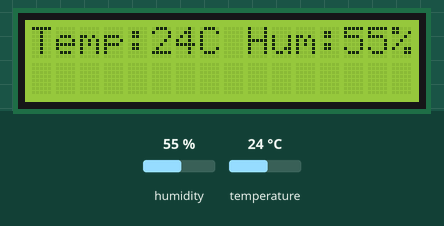
Simulated run of this program. Board: Raspberry Pi (header pin numbers). On the bench: 16×2 character LCD. The inputs (shaded band) are chosen by the test bench; at power-on: humidity 55 %, temperature 24 °C. Library files of the repository ran but are not shown: dht11.py.

Above: at 1.2 s.
1.3 s: humidity set to 22 %
At 7.3 s:
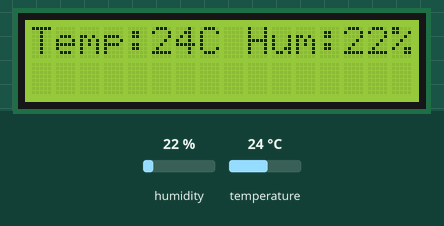
12.7 s: temperature set to 12 °C
At 18.7 s:
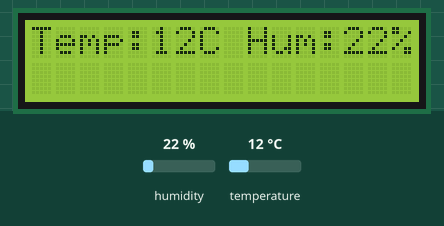
23.9 s: humidity set to 40 %
At 29.0 s:
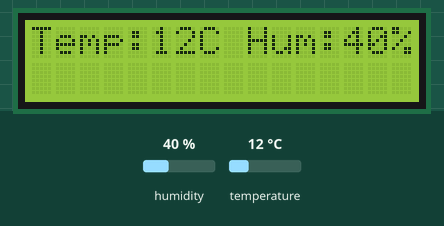
35.0 s: temperature set to 19 °C
At 40.4 s:
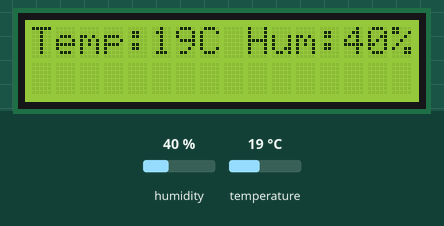
Timing chart, 0 to 41.9 s (numbered marks = the images above; inputs shaded):
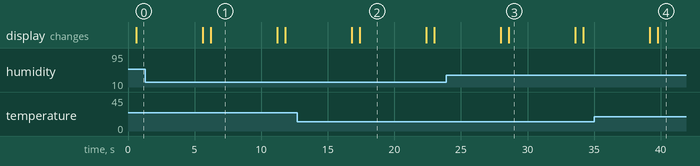

The program:

LCD.py
```python
import time
import dht11
from RPi import GPIO
from RPLCD.gpio import CharLCD


GPIO.setwarnings(False)

lcd=CharLCD(numbering_mode=GPIO.BOARD, cols=16, rows=2, pin_rs=37, pin_e=35,pins_data=[21, 22, 23, 24] )
lcd.clear()
#lcd.write_string('Hello!!')


GPIO.setmode(GPIO.BOARD)
instance = dht11.DHT11(pin=40)

while True:
	lcd.clear()
	time.sleep(0.5)
	result = instance.read()
	if result.is_valid():
		lcd.write_string("Temp:{}C Hum:{}%".format(result.temperature, result.humidity))
		time.sleep(5)
```

Measured:
- after the input at 1.3 s, the display: first differs from a run without the input after 4.9 s (image 1)
- after the input at 12.7 s, the display: first differs from a run without the input after 4.7 s (image 2)
- after the input at 23.9 s, the display: first differs from a run without the input after 4.7 s (image 3)
- after the input at 35.0 s, the display: first differs from a run without the input after 4.8 s (image 4)
- what the display in image 1 shows lasts 5.0 s, from 6.2 s to 11.2 s
